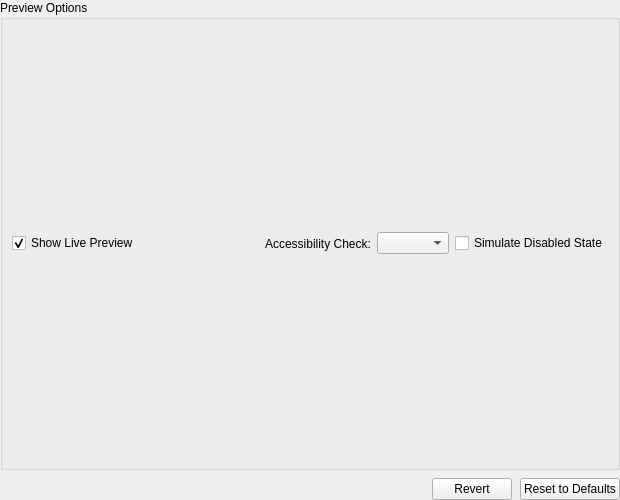
<?xml version="1.0" encoding="UTF-8"?>
<ui version="4.0">
 <class>LC_PresetContainerWidget</class>
 <widget class="QWidget" name="LC_PresetContainerWidget">
  <property name="geometry">
   <rect>
    <x>0</x>
    <y>0</y>
    <width>620</width>
    <height>500</height>
   </rect>
  </property>
  <property name="windowTitle">
   <string>Preset Container</string>
  </property>
  <layout class="QVBoxLayout" name="verticalLayout_main" stretch="0,5,0,0">
   <property name="spacing">
    <number>8</number>
   </property>
   <property name="leftMargin">
    <number>0</number>
   </property>
   <property name="topMargin">
    <number>0</number>
   </property>
   <property name="rightMargin">
    <number>0</number>
   </property>
   <property name="bottomMargin">
    <number>0</number>
   </property>
   <item>
    <layout class="QVBoxLayout" name="presetBarLayout">
     <property name="spacing">
      <number>0</number>
     </property>
    </layout>
   </item>
   <item>
    <layout class="QVBoxLayout" name="editorLayout">
     <property name="spacing">
      <number>0</number>
     </property>
    </layout>
   </item>
   <item>
    <widget class="QGroupBox" name="previewControlGroup">
     <property name="title">
      <string>Preview Options</string>
     </property>
     <layout class="QHBoxLayout" name="previewLayout">
      <item>
       <widget class="QCheckBox" name="chkShowPreview">
        <property name="toolTip">
         <string>Display the isolated style preview window.</string>
        </property>
        <property name="text">
         <string>Show Live Preview</string>
        </property>
        <property name="checked">
         <bool>true</bool>
        </property>
       </widget>
      </item>
      <item>
       <spacer name="previewSpacer">
        <property name="orientation">
         <enum>Qt::Orientation::Horizontal</enum>
        </property>
        <property name="sizeHint" stdset="0">
         <size>
          <width>40</width>
          <height>20</height>
         </size>
        </property>
       </spacer>
      </item>
      <item>
       <widget class="QLabel" name="lblCvd">
        <property name="toolTip">
         <string>Simulate how your color scheme is perceived under different color vision deficiencies.</string>
        </property>
        <property name="text">
         <string>Accessibility Check:</string>
        </property>
       </widget>
      </item>
      <item>
       <widget class="QComboBox" name="cbCvdSimulator">
        <property name="toolTip">
         <string>Simulate red-blind, green-blind, or blue-blind perception on the active preview.</string>
        </property>
        <property name="sizeAdjustPolicy">
         <enum>QComboBox::SizeAdjustPolicy::AdjustToContents</enum>
        </property>
       </widget>
      </item>
      <item>
       <widget class="QCheckBox" name="chkDisablePreview">
        <property name="toolTip">
         <string>Simulate disabled states on preview controls.</string>
        </property>
        <property name="text">
         <string>Simulate Disabled State</string>
        </property>
       </widget>
      </item>
     </layout>
    </widget>
   </item>
   <item>
    <layout class="QHBoxLayout" name="databaseOpsLayout">
     <item>
      <spacer name="dbSpacer">
       <property name="orientation">
        <enum>Qt::Orientation::Horizontal</enum>
       </property>
       <property name="sizeHint" stdset="0">
        <size>
         <width>40</width>
         <height>20</height>
        </size>
       </property>
      </spacer>
     </item>
     <item>
      <widget class="QPushButton" name="btnRevert">
       <property name="toolTip">
        <string>Discard active modifications and reload the preset as saved on disk.</string>
       </property>
       <property name="text">
        <string>Revert</string>
       </property>
       <property name="icon">
        <iconset resource="../../../../../res/icons/icons.qrc">
         <normaloff>:/icons/undo.lci</normaloff>:/icons/undo.lci</iconset>
       </property>
      </widget>
     </item>
     <item>
      <widget class="QPushButton" name="btnReset">
       <property name="toolTip">
        <string>Restore standard factory defaults for the active category.</string>
       </property>
       <property name="text">
        <string>Reset to Defaults</string>
       </property>
       <property name="icon">
        <iconset resource="../../../../../res/icons/icons.qrc">
         <normaloff>:/icons/redraw.lci</normaloff>:/icons/redraw.lci</iconset>
       </property>
      </widget>
     </item>
    </layout>
   </item>
  </layout>
 </widget>
 <resources>
  <include location="../../../../../res/icons/icons.qrc"/>
 </resources>
 <connections/>
</ui>
